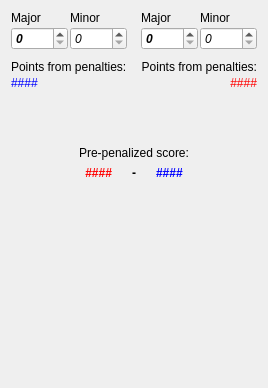
        <widget class="QWidget" name="page_penalties">
         <property name="geometry">
          <rect>
           <x>0</x>
           <y>0</y>
           <width>252</width>
           <height>388</height>
          </rect>
         </property>
         <attribute name="label">
          <string>Penalties</string>
         </attribute>
         <layout class="QVBoxLayout" name="verticalLayout_2">
          <item>
           <layout class="QGridLayout" name="gridLayout_penalties">
            <property name="spacing">
             <number>2</number>
            </property>
            <item row="0" column="0" rowspan="5">
             <spacer name="horizontalSpacer_penalty_pts_L">
              <property name="orientation">
               <enum>Qt::Horizontal</enum>
              </property>
              <property name="sizeHint" stdset="0">
               <size>
                <width>40</width>
                <height>20</height>
               </size>
              </property>
             </spacer>
            </item>
            <item row="4" column="1" colspan="2">
             <widget class="QLabel" name="label_penalty_score_red">
              <property name="styleSheet">
               <string notr="true">color: blue</string>
              </property>
              <property name="text">
               <string>####</string>
              </property>
             </widget>
            </item>
            <item row="0" column="4">
             <widget class="QLabel" name="label_penalty_major_blue">
              <property name="text">
               <string>Major</string>
              </property>
             </widget>
            </item>
            <item row="0" column="2">
             <widget class="QLabel" name="label_penalty_minor_red">
              <property name="text">
               <string>Minor</string>
              </property>
             </widget>
            </item>
            <item row="1" column="2">
             <widget class="QSpinBox" name="spinBox_penalty_minor_red">
              <property name="font">
               <font>
                <italic>true</italic>
               </font>
              </property>
             </widget>
            </item>
            <item row="3" column="1" colspan="2">
             <widget class="QLabel" name="label_penalty_score_disp_red">
              <property name="text">
               <string>Points from penalties:</string>
              </property>
             </widget>
            </item>
            <item row="1" column="1">
             <widget class="QSpinBox" name="spinBox_penalty_major_red">
              <property name="font">
               <font>
                <weight>75</weight>
                <italic>true</italic>
                <bold>true</bold>
               </font>
              </property>
             </widget>
            </item>
            <item row="0" column="1">
             <widget class="QLabel" name="label_penalty_major_red">
              <property name="text">
               <string>Major</string>
              </property>
             </widget>
            </item>
            <item row="0" column="5">
             <widget class="QLabel" name="label_penalty_minor_blue">
              <property name="text">
               <string>Minor</string>
              </property>
             </widget>
            </item>
            <item row="1" column="4">
             <widget class="QSpinBox" name="spinBox_penalty_major_blue">
              <property name="font">
               <font>
                <weight>75</weight>
                <italic>true</italic>
                <bold>true</bold>
               </font>
              </property>
             </widget>
            </item>
            <item row="4" column="4" colspan="2">
             <widget class="QLabel" name="label_penalty_score_blue">
              <property name="styleSheet">
               <string notr="true">color: red</string>
              </property>
              <property name="text">
               <string>####</string>
              </property>
              <property name="alignment">
               <set>Qt::AlignRight|Qt::AlignTrailing|Qt::AlignVCenter</set>
              </property>
             </widget>
            </item>
            <item row="3" column="4" colspan="2">
             <widget class="QLabel" name="label_penalty_score_disp_blue">
              <property name="text">
               <string>Points from penalties:</string>
              </property>
              <property name="alignment">
               <set>Qt::AlignRight|Qt::AlignTrailing|Qt::AlignVCenter</set>
              </property>
             </widget>
            </item>
            <item row="1" column="5">
             <widget class="QSpinBox" name="spinBox_penalty_minor_blue">
              <property name="font">
               <font>
                <italic>true</italic>
               </font>
              </property>
             </widget>
            </item>
            <item row="0" column="6" rowspan="5">
             <spacer name="horizontalSpacer_penalty_pts_R">
              <property name="orientation">
               <enum>Qt::Horizontal</enum>
              </property>
              <property name="sizeHint" stdset="0">
               <size>
                <width>40</width>
                <height>20</height>
               </size>
              </property>
             </spacer>
            </item>
            <item row="0" column="3" rowspan="5">
             <spacer name="horizontalSpacer_penalty_pts_pad">
              <property name="orientation">
               <enum>Qt::Horizontal</enum>
              </property>
              <property name="sizeType">
               <enum>QSizePolicy::Fixed</enum>
              </property>
              <property name="sizeHint" stdset="0">
               <size>
                <width>12</width>
                <height>20</height>
               </size>
              </property>
             </spacer>
            </item>
            <item row="2" column="1" colspan="2">
             <spacer name="verticalSpacer_penalty_pts_L">
              <property name="orientation">
               <enum>Qt::Vertical</enum>
              </property>
              <property name="sizeType">
               <enum>QSizePolicy::Maximum</enum>
              </property>
              <property name="sizeHint" stdset="0">
               <size>
                <width>20</width>
                <height>8</height>
               </size>
              </property>
             </spacer>
            </item>
            <item row="2" column="4" colspan="2">
             <spacer name="verticalSpacer_penalty_pts_R">
              <property name="orientation">
               <enum>Qt::Vertical</enum>
              </property>
              <property name="sizeType">
               <enum>QSizePolicy::Maximum</enum>
              </property>
              <property name="sizeHint" stdset="0">
               <size>
                <width>20</width>
                <height>8</height>
               </size>
              </property>
             </spacer>
            </item>
           </layout>
          </item>
          <item>
           <spacer name="verticalSpacer_penalties_pad">
            <property name="orientation">
             <enum>Qt::Vertical</enum>
            </property>
            <property name="sizeType">
             <enum>QSizePolicy::Maximum</enum>
            </property>
            <property name="sizeHint" stdset="0">
             <size>
              <width>20</width>
              <height>50</height>
             </size>
            </property>
           </spacer>
          </item>
          <item>
           <layout class="QGridLayout" name="gridLayout_no_penalty_score">
            <item row="1" column="2">
             <widget class="QLabel" name="label_no_penalty_dash">
              <property name="font">
               <font>
                <weight>75</weight>
                <bold>true</bold>
               </font>
              </property>
              <property name="text">
               <string>-</string>
              </property>
              <property name="alignment">
               <set>Qt::AlignCenter</set>
              </property>
             </widget>
            </item>
            <item row="1" column="1">
             <widget class="QLabel" name="label_no_penalty_score_red">
              <property name="font">
               <font>
                <weight>75</weight>
                <bold>true</bold>
               </font>
              </property>
              <property name="styleSheet">
               <string notr="true">color: red</string>
              </property>
              <property name="text">
               <string>####</string>
              </property>
              <property name="alignment">
               <set>Qt::AlignRight|Qt::AlignTrailing|Qt::AlignVCenter</set>
              </property>
             </widget>
            </item>
            <item row="1" column="3">
             <widget class="QLabel" name="label_no_penalty_score_blue">
              <property name="font">
               <font>
                <weight>75</weight>
                <bold>true</bold>
               </font>
              </property>
              <property name="styleSheet">
               <string notr="true">color: blue</string>
              </property>
              <property name="text">
               <string>####</string>
              </property>
              <property name="alignment">
               <set>Qt::AlignLeading|Qt::AlignLeft|Qt::AlignVCenter</set>
              </property>
             </widget>
            </item>
            <item row="0" column="1" colspan="3">
             <widget class="QLabel" name="label_no_penalty_disp">
              <property name="text">
               <string>Pre-penalized score:</string>
              </property>
              <property name="alignment">
               <set>Qt::AlignCenter</set>
              </property>
             </widget>
            </item>
            <item row="0" column="4" rowspan="2">
             <spacer name="horizontalSpacer_penalties_R">
              <property name="orientation">
               <enum>Qt::Horizontal</enum>
              </property>
              <property name="sizeHint" stdset="0">
               <size>
                <width>40</width>
                <height>20</height>
               </size>
              </property>
             </spacer>
            </item>
            <item row="0" column="0" rowspan="2">
             <spacer name="horizontalSpacer_penalties_L">
              <property name="orientation">
               <enum>Qt::Horizontal</enum>
              </property>
              <property name="sizeHint" stdset="0">
               <size>
                <width>40</width>
                <height>20</height>
               </size>
              </property>
             </spacer>
            </item>
           </layout>
          </item>
          <item>
           <spacer name="verticalSpacer_penalties_expand">
            <property name="orientation">
             <enum>Qt::Vertical</enum>
            </property>
            <property name="sizeHint" stdset="0">
             <size>
              <width>20</width>
              <height>40</height>
             </size>
            </property>
           </spacer>
          </item>
         </layout>
        </widget>
